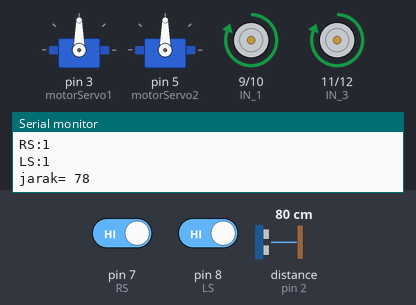
Recording of a sketch running on a simulated Arduino Uno, built with avr-gcc and run on an emulated ATmega328P. Parts: 2 × servo, motor-driver pin pairs drawn as motors (green arrow = first pin HIGH = forward, orange = second pin HIGH = backward, longer = more drive), the last lines printed to the serial monitor. Wiring (inferred from the names in the program): ultrasonic range finder: trigger pin 4; echo pin 2. Inputs (shaded band) come from the test bench; at power-on: distance to the obstacle (sensor on pin 2) 80 cm, pin 7 (RS) HIGH, pin 8 (LS) HIGH. The echo pulse lasts 58.3 µs per cm.

Above: at 1.2 s.
1.3 s: distance to the obstacle (sensor on pin 2) set to 12 cm
2.8 s: distance to the obstacle (sensor on pin 2) set to 9 cm
At 4.3 s:
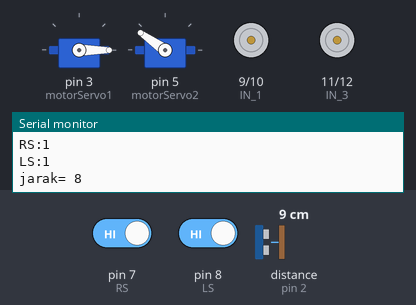
5.8 s: pin 7 (RS) driven LOW
At 7.5 s:
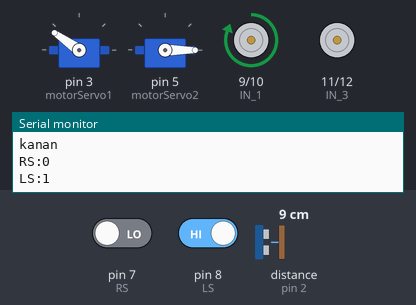
7.8 s: pin 7 (RS) driven HIGH
At 10.3 s:
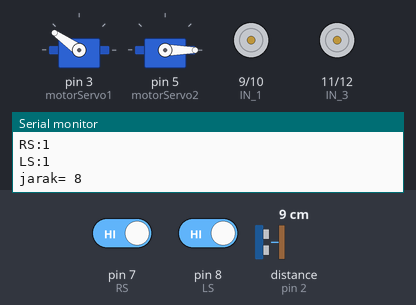
10.8 s: pin 8 (LS) driven LOW
At 12.2 s:
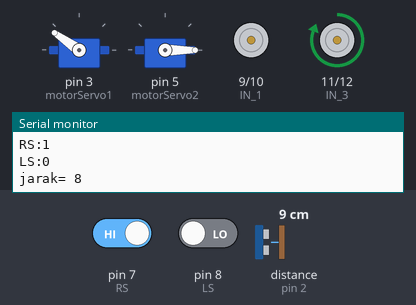
12.9 s: pin 8 (LS) driven HIGH
At 13.8 s:
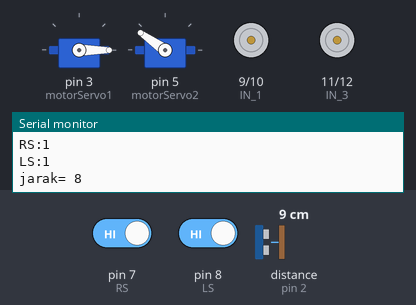
Timing chart, 0 to 16.9 s (numbered marks = the images above; inputs shaded):
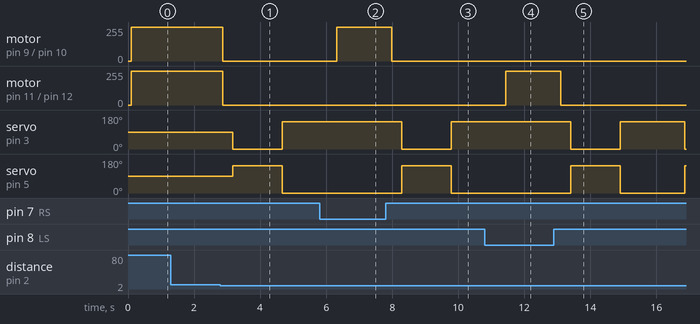

Measured:
- the behaviour switches between 11 and 10 cm on distance to the obstacle (sensor on pin 2) (found by bisection; images 0 and 1)
- after the input at 2.8 s, motor on pin 9 (IN_1) / pin 10 (IN_2), motor on pin 11 (IN_3) / pin 12 (IN_4): forward 255/255 → stopped after 0.07 s; servo on pin 3 (motorServo1): 90° → 0° after 0.37 s, → 145° 1.5 s later; servo on pin 5 (motorServo2): 90° → 145° after 0.37 s, → 0° 1.5 s later
- after the input at 5.8 s, motor on pin 9 (IN_1) / pin 10 (IN_2): stopped → forward 255/255 after 0.52 s; servo on pin 3 (motorServo1): stays 145° (without the input it goes to 0° after 0.82 s); servo on pin 5 (motorServo2): stays 0° (without the input it goes to 145° after 0.82 s)
- after the input at 7.8 s, motor on pin 9 (IN_1) / pin 10 (IN_2): forward 255/255 → stopped after 0.19 s; servo on pin 3 (motorServo1): 145° → 0° after 0.49 s, → 145° 1.5 s later; servo on pin 5 (motorServo2): 0° → 145° after 0.49 s, → 0° 1.5 s later
- after the input at 10.8 s, motor on pin 11 (IN_3) / pin 12 (IN_4): stopped → forward 255/255 after 0.64 s; servo on pin 3 (motorServo1): stays 145° (without the input it goes to 0° after 0.94 s); servo on pin 5 (motorServo2): stays 0° (without the input it goes to 145° after 0.94 s)
- after the input at 12.9 s, motor on pin 11 (IN_3) / pin 12 (IN_4): forward 255/255 → stopped after 0.20 s; servo on pin 3 (motorServo1): 145° → 0° after 0.50 s, → 145° 1.5 s later, → 0° 2.0 s later; servo on pin 5 (motorServo2): 0° → 145° after 0.50 s, → 0° 1.5 s later, → 145° 2.0 s later

The sketch:

line_follower.ino
```cpp
#include <Servo.h> // menyertakan library servo ke dalam program

Servo motorServo1;     // variable untuk menyimpan posisi data
Servo motorServo2;     // variable untuk menyimpan posisi data

#define trig 4 //mendefinisikan trigger pada pin 4
#define echo 2 //mendeklarasikan echo pada pin 2

long durasi, jarak;
int IN_1 = 9;
int IN_2 = 10;
int IN_3 = 11;
int IN_4 = 12;
const int LS=8;
const int RS = 7; // digital input

void setup() {
  pinMode (trig, OUTPUT); //trigger sebagai output
  pinMode (echo, INPUT); //echo sebagai input
  pinMode (RS, INPUT);
  pinMode (LS, INPUT);
  pinMode(IN_1,OUTPUT);
  pinMode(IN_2,OUTPUT);
  pinMode(IN_3,OUTPUT);
  pinMode(IN_4,OUTPUT);
motorServo1.attach(3);
  motorServo2.attach(5 );

Serial.begin(9600);
}
bool value_RS;
bool value_LS;

void loop() {
  value_RS = digitalRead(RS);// reads the digital input from the IR distance sensor

  Serial.print("RS:");
  Serial.println(value_RS); // prints digital value on the LCD module

  value_LS = digitalRead(LS);
  Serial.print("LS:");
  Serial.println(value_LS);
  delay(100);
  digitalWrite(trig, LOW);
  delayMicroseconds(8);
  digitalWrite(trig, HIGH);
  delayMicroseconds(8);
  digitalWrite(trig, LOW);
  delayMicroseconds(8);
  durasi = pulseIn(echo, HIGH); // menerima suara ultrasonic
  jarak = (durasi *0.034/ 2);  // mengubah durasi menjadi jarak (cm)
  Serial.print("jarak= ");
  Serial.println(jarak);

  if(value_RS==0 && value_LS==1)
  {
   kanan();
   Serial.println("kanan");
   delayMicroseconds(100);
  }
  else if(value_LS==0 && value_RS==1)
  {
   kiri();
   Serial.println("kiri");
   delayMicroseconds(100);
  }
  else if(jarak<10)
  {
    berhenti();
    delay(300);
    buka();
    delay(1500);
    tutup();
    delay(1500);
    //maju();
  }
  else if(value_LS==0 && value_RS==0)
  {
    berhenti();
    delayMicroseconds(100);
  }
  else{
   maju();
   Serial.println("maju");
   delayMicroseconds(100);
  }
  delay(50);
}
 void maju()
  {
 digitalWrite(IN_1, HIGH);

 digitalWrite(IN_2, LOW);
 digitalWrite(IN_3, HIGH);
 digitalWrite(IN_4, LOW);
  }
  void kanan()
  {

 digitalWrite(IN_1, HIGH);
 digitalWrite(IN_2, LOW);
 digitalWrite(IN_3, LOW);
 digitalWrite(IN_4, LOW);
  }
  void kiri()
  {

 digitalWrite(IN_1, LOW);
 digitalWrite(IN_2, LOW);
 digitalWrite(IN_3, HIGH);
 digitalWrite(IN_4, LOW);
  }
  void berhenti()
  {
 digitalWrite(IN_1, LOW);
 digitalWrite(IN_2, LOW);
 digitalWrite(IN_3, LOW);
 digitalWrite(IN_4, LOW);
  }
  void buka()
  {
    motorServo1.write(0);   // Turn Servo ke kiri to 0 degrees
    motorServo2.write(145);   // Turn Servo ke kiri to 0 degrees
  }
void tutup()
{
  motorServo1.write(145);  // Turn Servo ke kiri 45 degrees
  motorServo2.write(0);  // Turn Servo ke kiri 45 degrees
}
```
